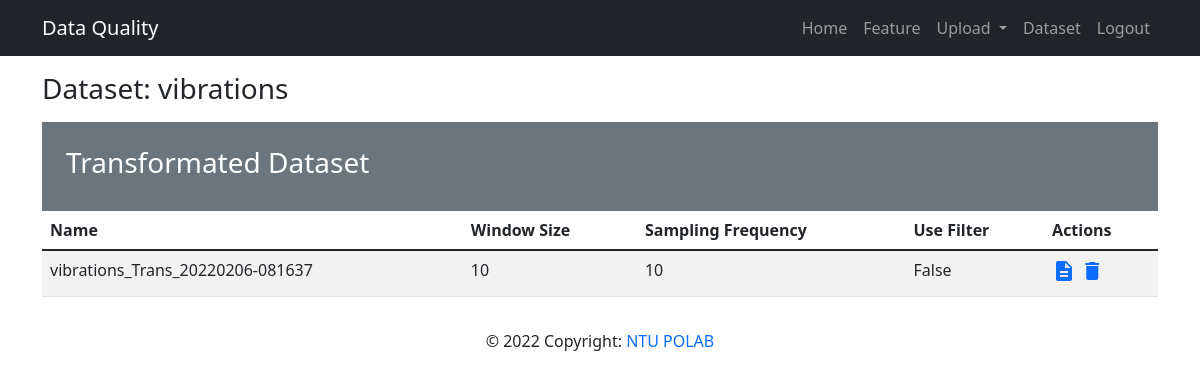
Screenshot of /mainapp/show_hfd/4 (signed in) with the database file from the repository.
### mainapp/models.py (models this page shows, shortened)
class HighFrequencyData(models.Model):
  name = models.CharField('Data Name', max_length=50)
  owner = models.ForeignKey(User, on_delete=models.CASCADE)
  rawdata = models.FileField(upload_to='HFD/rawdata/', validators=[validate_file_extension])
  config = models.FileField(upload_to='HFD/config/')
  transData = models.ManyToManyField(Data, blank=True)
  def __str__(self):
      return self.name

class Data(models.Model):
  datatype_choices = [
    ('normal', 'Normal'),
    ('freq', 'High Frequency'),
    ('time', 'Time Series')
  ]
  question_choices = [
    ('classification', 'Classification'),
    ('regression', 'Regression'),
  ]
  name = models.CharField('Data Name', max_length=50)
  owner = models.ForeignKey(User, on_delete=models.CASCADE)
  rawdata = models.FileField(upload_to='rawdata/', validators=[file_size, validate_file_extension])
  attribute_data = models.FileField(upload_to='attribute/', validators=[file_size, validate_file_extension])
  datatype = models.CharField(max_length=10, choices=datatype_choices, default='normal')
  questiontype = models.CharField(max_length=15, choices=question_choices, default='classification')
  freq_config = models.JSONField(null=True, blank=True)
  def __str__(self):
      return self.name

### mainapp/views.py (the view)
# urls.py: path('show_hfd/<hfd_id>', views.show_hfd, name='show-hfd'),
@login_required(login_url='/members/login_user')
def show_hfd(request, hfd_id):
  data = get_object_or_404(HighFrequencyData, pk=hfd_id, owner=request.user)
  transdata_list = data.transData.all()
  context = {
    'data': data,
    'hfd_id': hfd_id,
    'transdata_list': transdata_list
  }
  return render(request, 'mainapp/show_hfd.html', context)

### mainapp/templates/mainapp/show_hfd.html
{% extends 'base.html' %}
{% block content %}
  <div class="my-3">
    <h3>Dataset: {{ data }}</h3>
  </div>
  <div class="my-3">
    <div class="bg-secondary text-white p-4">
      <div class="row">
        <div class="col-12">
          <h3>Transformated Dataset</h3>
        </div>
      </div>
    </div>
    {% if transdata_list %}
      <table class="table table-striped table-hover">
        <thead>
          <tr>
            <th>Name</th>
            <th>Window Size</th>
            <th>Sampling Frequency</th>
            <th>Use Filter</th>
            <th>Actions</th>
          </tr>
        </thead>
        {% for data in transdata_list %}
          <tr>
            <td>
              {{ data }}
            </td>
            <td>
              {{ data.freq_config.windowSize}}
            </td>
            <td>
              {{ data.freq_config.samplingFrequency}}
            </td>
            <td>
              {{ data.freq_config.usedFilter}}
            </td>
            <td>
              <a href="{% url 'show-data' data.id %}"><i class="material-icons">description</i></a>
              <a href="{% url 'delete-data' data.id%}"><i class="material-icons">delete</i></a>
            </td>
          </tr>
        {% endfor %}
      </table>
    {% else %}
      <div>
        <p>You haven't do feature transformation. Please click</p>
        <a class="btn btn-success btn-sm" href="{% url 'transform-hfd' hfd_id %}">Feature Transformation</a>
      </div>
    {% endif %}
  </div>
{% endblock %}

### rows the page displays
HighFrequencyData: name "vibrations"
Data: name "vibrations_Trans_20220206-081637", freq_config.windowSize "10", freq_config.samplingFrequency "10", freq_config.usedFilter "False"
